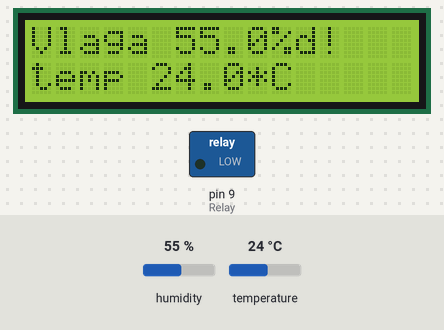
Bench run of a sketch on a simulated Arduino Uno, built with avr-gcc and run on an emulated ATmega328P. Parts: 16×2 character LCD, switched loads named in the sketch (green lamp = pin HIGH). Inputs (shaded band) come from the test bench; at power-on: temperature 24 °C, humidity 55 %. What the sketch prints to the serial monitor is not drawn.

Above: at 1.6 s.
1.7 s: temperature set to 21 °C
At 5.0 s:
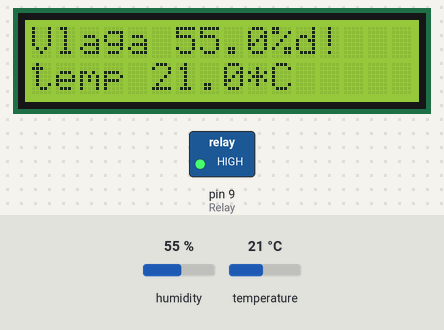
5.8 s: humidity set to 22 %
At 8.2 s:
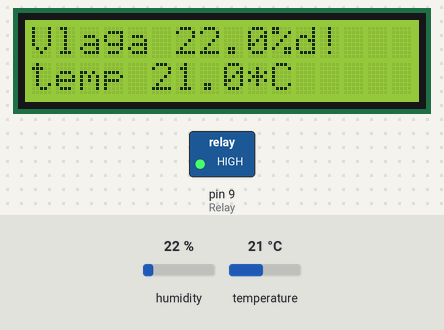
9.9 s: humidity set to 40 %
At 11.6 s:
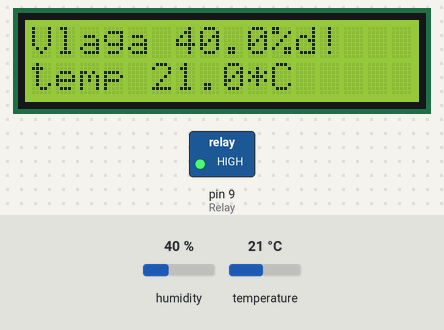
14.0 s: temperature set to 12 °C
At 16.9 s:
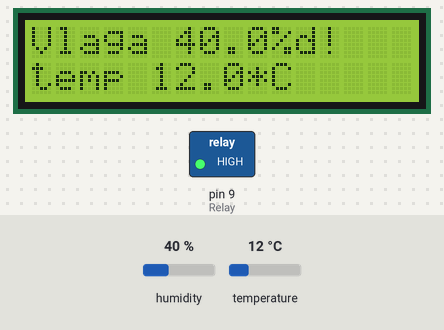
Timing chart, 0 to 18.4 s (numbered marks = the images above; inputs shaded):
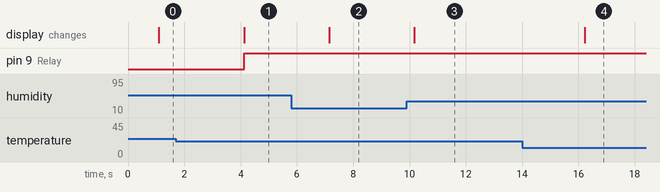

Measured:
- the behaviour switches between 23 and 22 °C on temperature (found by bisection; images 0 and 1)
- after the input at 1.7 s, pin 9 (Relay): LOW → HIGH after 2.4 s; the display: changes after 2.4 s (image 1)
- after the input at 5.8 s, the display: changes after 1.3 s (image 2)
- after the input at 9.9 s, the display: changes after 0.28 s (image 3)
- after the input at 14.0 s, the display: changes after 2.2 s (image 4)

The sketch:

sketch_jun05a.ino
```cpp
#include <DHT.h>
#include <LiquidCrystal.h>  // Лобавляем необходимую библиотеку
#define DHTTYPE DHT11
#define DHTPIN 8 // номер пина, к которому подсоединен датчик


LiquidCrystal lcd(7, 6, 5, 4, 3, 2); // (RS, E, DB4, DB5, DB6, DB7)
DHT dht(DHTPIN, DHT11);
int Relay = 9;


void setup(){
  lcd.begin(16, 2);                  // Задаем размерность экрана

  lcd.setCursor(0, 0);              // Устанавливаем курсор в начало 1 строки
  lcd.print("Hello, world!");       // Выводим текст
  lcd.setCursor(0, 1);              // Устанавливаем курсор в начало 2 строки
  lcd.print("zelectro.cc");         // Выводим текст

  Serial.begin(9600);

  pinMode(Relay, OUTPUT);
  dht.begin();
}

void loop(){
  // Задержка 2 секунды между измерениями

delay(1000);

//Считываем влажность

float h = dht.readHumidity();

// Считываем температуру

float t = dht.readTemperature();

// Проверка удачно прошло ли считывание.

if (isnan(h) || isnan(t)) {

Serial.println("Не удается считать показания");

return;

}

  lcd.setCursor(0, 0);
  lcd.print("Vlaga " + String(h, 1) + "%");         // Выводим текст
  lcd.setCursor(0, 1);              // Устанавливаем курсор в начало 2 строки
  lcd.print("temp " + String(t, 1) + "*C");         // Выводим текст
  Serial.println("Humidity : "+String(h, 1)+"%\t Temperature : "+String(t, 1)+" *C");
  if(t > 22){
    digitalWrite(Relay, LOW);   // реле включено
    delay(2000);
  }else{
    digitalWrite(Relay, HIGH);  // реле выключено
    delay(2000);

  }

}
```
